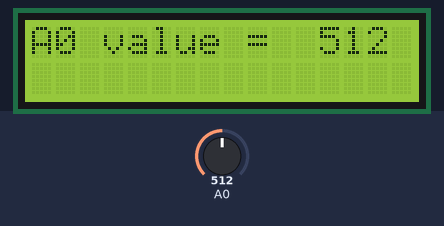
Bench run of a sketch on a simulated Arduino Uno, built with avr-gcc and run on an emulated ATmega328P. On the bench: 16×2 character LCD. The test bench sets the inputs (shaded band); at power-on: A0 = 512.

Above: at 6.2 s.
6.3 s: A0 set to 716
At 7.0 s:
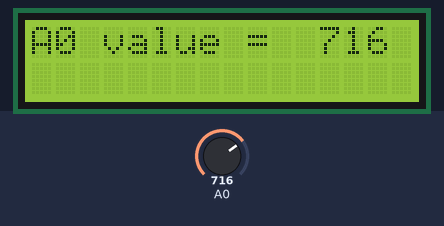
7.8 s: A0 set to 900
At 8.2 s:
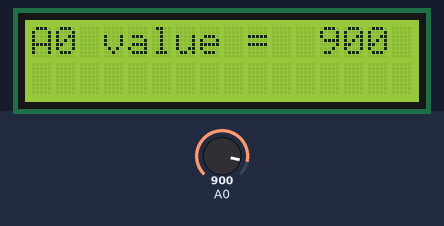
9.3 s: A0 set to 1023
At 10.5 s:
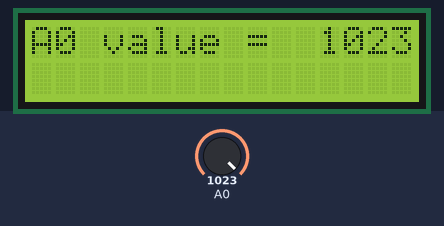
Timing chart, 0 to 12.3 s (numbered marks = the images above; inputs shaded):
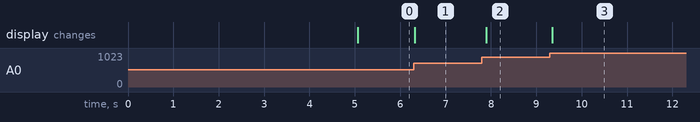

The sketch:

Zhenya_reading_res.ino
```cpp
#include <LiquidCrystal.h>

LiquidCrystal lcd(4, 5, 10, 11, 12, 13);

void setup() {
  lcd.begin(16, 2);
  lcd.print("Loading...");
  delay(5000);

}

void loop() {
  lcd.clear();
  lcd.setCursor (0,0);
  lcd.print ("A0 value = ");
  int T=analogRead (A0);
  lcd.setCursor(12, 0);
  lcd.print (T);
  delay (100);

}
```

Measured:
- after the input at 6.3 s, the display: changes at once (image 1)
- after the input at 7.8 s, the display: changes after 0.09 s (image 2)
- after the input at 9.3 s, the display: changes after 0.06 s (image 3)
